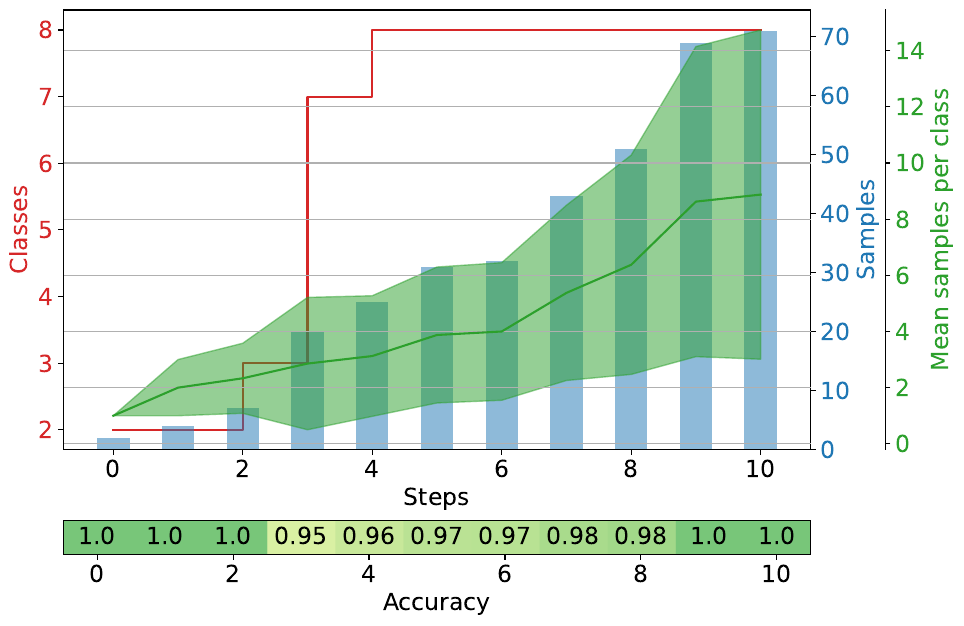

Here is the Python script that generated this plot:
import matplotlib.pyplot as plt
import numpy as np

with open('data_robot/data_robot_bigger.txt', 'r', encoding='utf-8-sig') as f:
    data = f.readlines()

with open('data_robot/acc.txt', 'r', encoding='utf-8-sig') as f:
    accu = f.readlines()

accuracies = []
for acc in accu:
    accuracies.append(float(acc.strip()))

classes_counts = []
classes = set()
samples = []
samples_counter = 0
classes_with_num_samples = {}
mean_classes = [] # mean value of samples per classes
std_classes = []

for line in data[:2]:
    if line == '\n':
        continue
    class_name = line.split('\t')[1].strip()
    classes.add(class_name)
    try :
        classes_with_num_samples[class_name] += 1
    except KeyError:
        classes_with_num_samples[class_name] = 1
    samples_counter += 1
for line in data[2:]:
    if line == '\n':
        classes_counts.append(len(classes))
        samples.append(samples_counter)
        mean_classes.append(np.mean(list(classes_with_num_samples.values())))
        std_classes.append(np.std(list(classes_with_num_samples.values())))
        continue

    class_name = line.split('\t')[1].strip()
    classes.add(class_name)
    try :
        classes_with_num_samples[class_name] += 1
    except KeyError:
        classes_with_num_samples[class_name] = 1
    samples_counter += 1


discrete_time = [i for i in range(len(classes_counts))]
print(classes_counts)
print(samples)
print(accuracies)
print(discrete_time)
print(classes_with_num_samples)
print(mean_classes)
print(std_classes)


font_size = 17
fig, ax1 = plt.subplots(2, 1, figsize=(10, 8))
plt.rcParams.update({'font.size': font_size})
ax1[0].step(discrete_time, classes_counts, where='post', color='tab:red')
ax1[0].set_xlabel('Steps', fontsize=font_size)
ax1[0].set_ylabel('Classes', color='tab:red', fontsize=font_size)
ax1[0].tick_params(axis='y', labelcolor='tab:red', labelsize=font_size)
ax1[0].tick_params(axis='x', labelsize=font_size)

ax2 = ax1[0].twinx()
ax2.bar(discrete_time, samples, width=0.5, align='center', alpha=0.5)
ax2.set_ylabel('Samples', color='tab:blue')
ax2.tick_params(axis='y', labelcolor='tab:blue')


ax3 = ax1[0].twinx()

ax3.plot(discrete_time, mean_classes, color='tab:green')
ax3.fill_between(discrete_time, np.array(mean_classes) - np.array(std_classes), np.array(mean_classes) + np.array(std_classes), alpha=0.5, color='tab:green')
ax3.set_ylabel('Mean samples per class', color='tab:green')
ax3.tick_params(axis='y', labelcolor='tab:green')
ax3.spines['right'].set_position(('axes', 1.125))
plt.grid()

# heatmap of accuracies
ax1[1].imshow(np.array(accuracies).reshape(1, -1), cmap='YlGn', interpolation='nearest', aspect=0.5, vmin=0.9, vmax=1.1)
# show all accuracy values in the heatmap
for i, acc in enumerate(accuracies):
    ax1[1].text(i, 0, round(acc, 2), va='center', ha='center', fontsize=font_size)
ax1[1].set_xlabel('Accuracy', fontsize=font_size)
ax1[1].tick_params(axis='x', labelsize=font_size)
ax1[1].set_yticks([])



fig.tight_layout()
plt.subplots_adjust(hspace=-0.30)

plt.savefig('dialog_training_graph2.pdf', bbox_inches='tight')
plt.show()